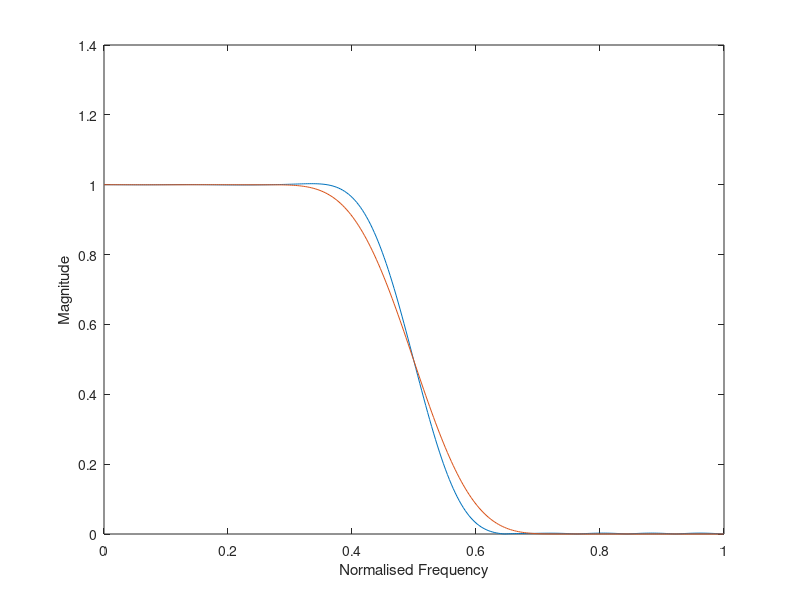

Write MATLAB code to recreate this figure.
wc=.5*pi;
N=25;
b=fir1(N,wc/pi,hamming(N+1));
w=0:.01:pi;
h=freqz(b,1,w);
plot(w/pi,abs(h));
hold on;
b=fir1(N,wc/pi,blackman(N+1));
w=0:.01:pi;
h=freqz(b,1,w);
plot(w/pi,abs(h),'-');
ylabel('Magnitude');
xlabel('Normalised Frequency');
hold off;

